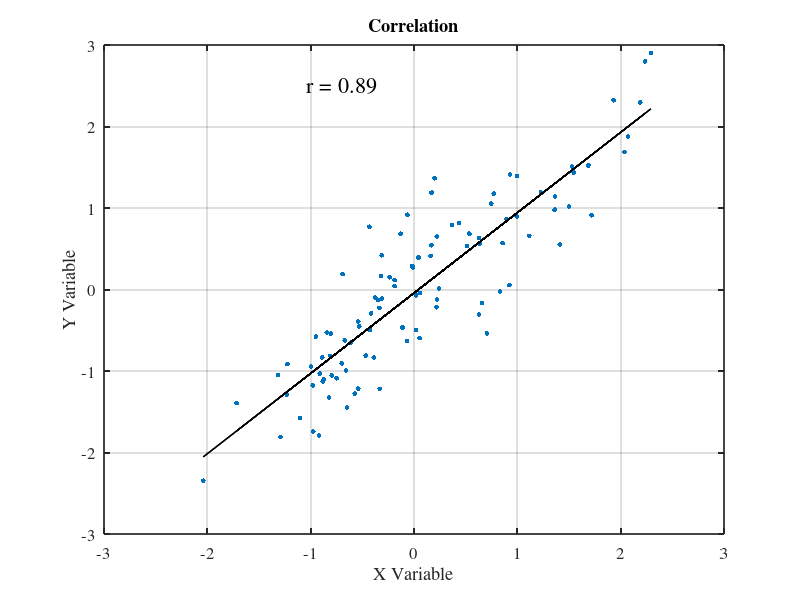

Source code (MATLAB):
% Generate some sample data
x = randn(100,1);
y = x + randn(100,1)*0.5; % y is correlated with x plus some noise

% Create scatter plot
% scatter(x, y);
% xlabel('X Variable');
% ylabel('Y Variable');
% title('Scatter Plot Showing Correlation');
% grid on;

% Using the first example's data
scatter(x, y,12,"filled");
hold on;

% Calculate and plot regression line
p = polyfit(x, y, 1);
yfit = polyval(p, x);
plot(x, yfit, 'k-', 'LineWidth', 1);

% Add correlation coefficient to plot
r = corrcoef(x, y);
r = r(1,2);
text(min(x)+1, 0.9*max(y), sprintf('r = %.2f', r), ...
    'VerticalAlignment', 'top', 'HorizontalAlignment', 'left','fontsize', 16, 'fontname', 'times');



xlabel('X Variable','fontsize', 16, 'fontname', 'times');
ylabel('Y Variable','fontsize', 16, 'fontname', 'times');
title('Correlation','fontsize', 16, 'fontname', 'times');
set(gca, 'linewidth', 1.2, 'fontsize', 12, 'fontname', 'times')
set(gca,'box','on')
set(gcf,'unit','normalized','position',[0.3,0.22,0.115,0.185]);
grid on;
hold off;